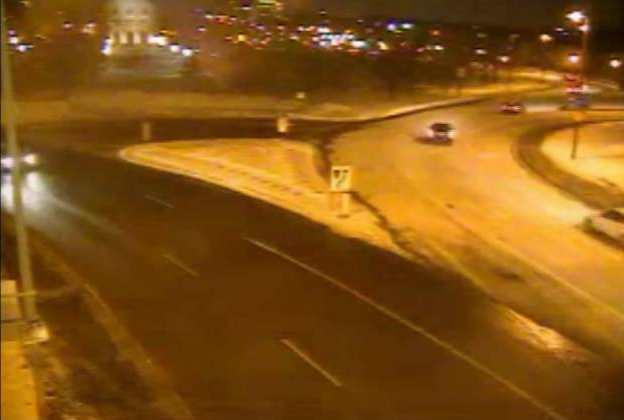
%> input picture Background_Subtraction/matlab_processing/simplyExample/background.jpg, 624 x 420 px
$ octave simpleExample.m   (GNU Octave 9; MATLAB toolbox functions it lacks are replaced by stand-ins)
%> lines starting %> are read from the running program, lines starting %| are printed output that depends on the picture; in (x1, y1, x2, y2) boxes, pixels count from 0 and x2, y2 are one past the last pixel; in counts of white or black regions, pixels touching at a corner belong together; the program's own positions count from 1
clc
clear;

background_origin = imread('background.jpg');
%> background_origin is the input picture: size 420x624x3 uint8; mean R, G, B 133.7, 85, 22
input_origin = imread('input.jpg');
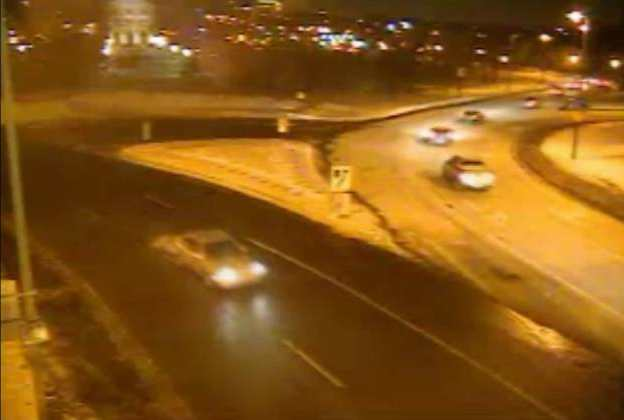
%> input picture Background_Subtraction/matlab_processing/simplyExample/input.jpg, 624 x 420 px
%> input_origin is the input picture: size 420x624x3 uint8; mean R, G, B 134.8, 86.4, 22.9

BG_gray = rgb2gray(background_origin);
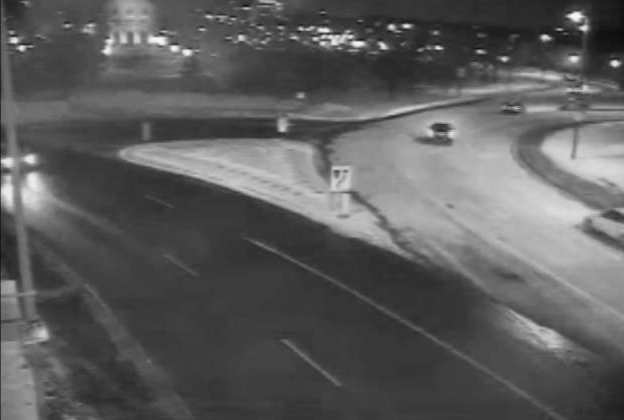
%> BG_gray: size 420x624 uint8; min 12, max 250, mean 92.4
IN_gray = rgb2gray(input_origin);
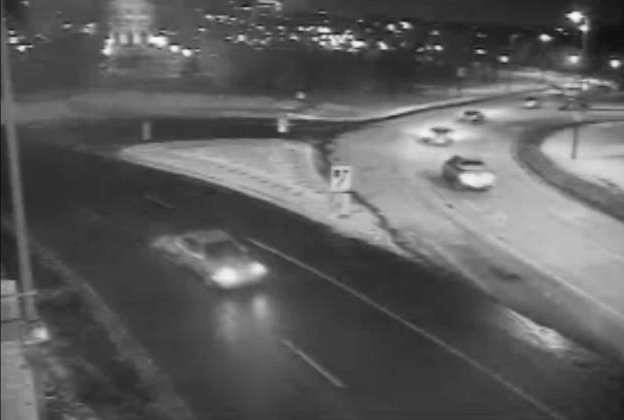
%> IN_gray: size 420x624 uint8; min 15, max 253, mean 93.7

Subtraction = abs(BG_gray-IN_gray);
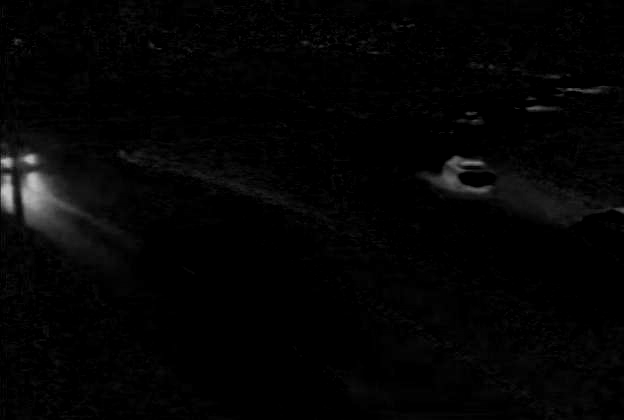
%> Subtraction: size 420x624 uint8; min 0, max 204, mean 4.2
Subtraction(Subtraction>30) = 255;
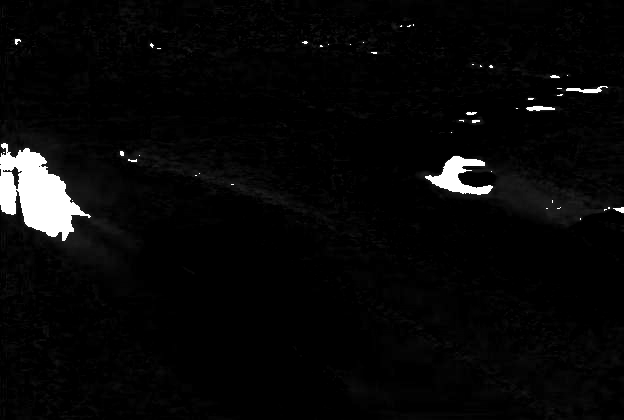
%> Subtraction: size 420x624 uint8; 2.33% of pixels changed, all inside (x1, y1, x2, y2) = (0, 24, 624, 241)

subplot(3,1,1);
imshow(BG_gray);

subplot(3,1,2);
imshow(IN_gray);

subplot(3,1,3);
imshow(Subtraction);
